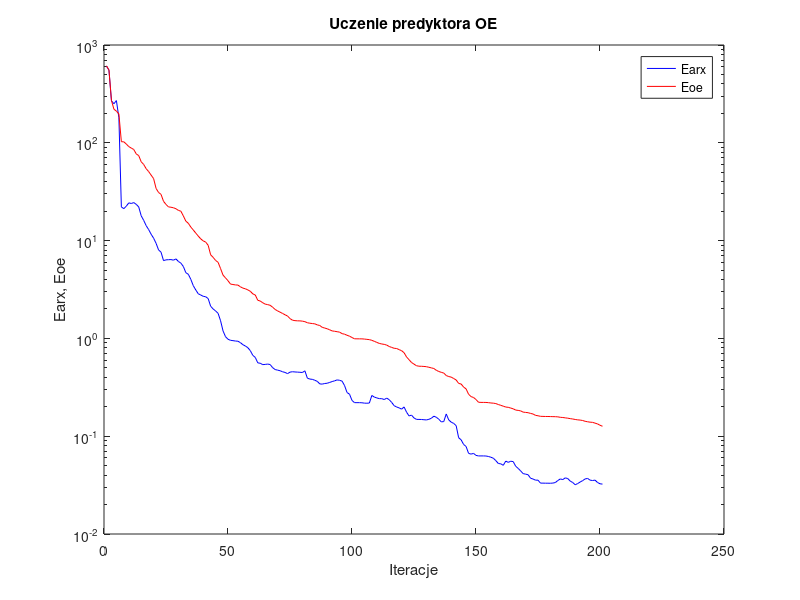
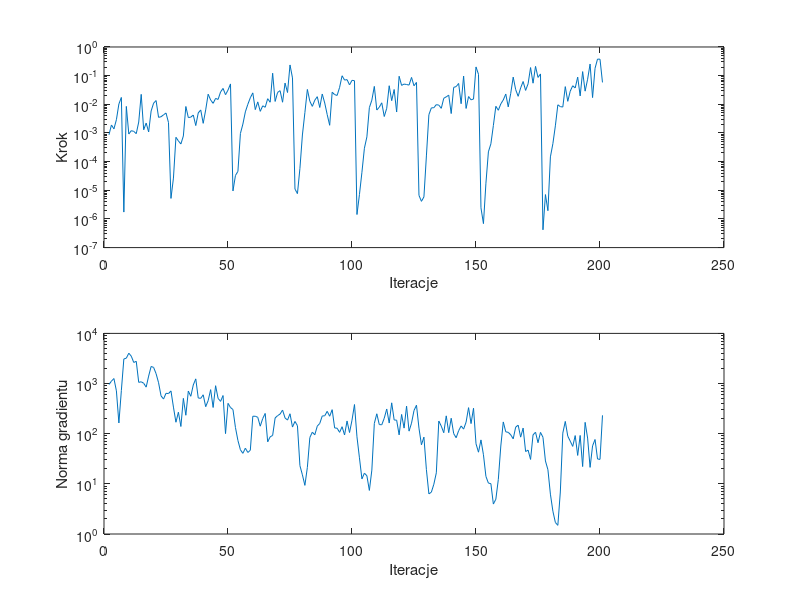

The MATLAB source for these figures, in order:
%uczenie predyktora oe
clear all;
n=0; farx(n+1)=6.092631e+002; foe(n+1)=6.129265e+002; wspucz(n+1)=0.000000e+000; ng(n+1)=0.000000e+000;
%odnowa zmiennej metryki
n=1; farx(n+1)=5.528849e+002; foe(n+1)=5.546921e+002; krok(n+1)=8.640164e-004; ng(n+1)=9.566891e+002;
n=2; farx(n+1)=2.688157e+002; foe(n+1)=2.714946e+002; krok(n+1)=1.897913e-003; ng(n+1)=1.116712e+003;
n=3; farx(n+1)=2.509383e+002; foe(n+1)=2.204662e+002; krok(n+1)=1.387045e-003; ng(n+1)=1.259032e+003;
n=4; farx(n+1)=2.700805e+002; foe(n+1)=2.109313e+002; krok(n+1)=2.900817e-003; ng(n+1)=7.151164e+002;
n=5; farx(n+1)=1.808504e+002; foe(n+1)=1.972597e+002; krok(n+1)=1.023953e-002; ng(n+1)=1.636591e+002;
n=6; farx(n+1)=2.210280e+001; foe(n+1)=1.025855e+002; krok(n+1)=1.734789e-002; ng(n+1)=7.284423e+002;
n=7; farx(n+1)=2.122399e+001; foe(n+1)=1.023482e+002; krok(n+1)=1.734867e-006; ng(n+1)=3.091848e+003;
n=8; farx(n+1)=2.251294e+001; foe(n+1)=9.708456e+001; krok(n+1)=8.442897e-003; ng(n+1)=3.206022e+003;
n=9; farx(n+1)=2.431476e+001; foe(n+1)=9.141755e+001; krok(n+1)=9.152390e-004; ng(n+1)=4.029378e+003;
n=10; farx(n+1)=2.395700e+001; foe(n+1)=8.833742e+001; krok(n+1)=1.203191e-003; ng(n+1)=3.515081e+003;
n=11; farx(n+1)=2.447586e+001; foe(n+1)=8.541065e+001; krok(n+1)=1.134879e-003; ng(n+1)=2.631497e+003;
n=12; farx(n+1)=2.347922e+001; foe(n+1)=7.699494e+001; krok(n+1)=9.447947e-004; ng(n+1)=2.779464e+003;
n=13; farx(n+1)=2.208905e+001; foe(n+1)=7.394530e+001; krok(n+1)=2.403018e-003; ng(n+1)=1.055579e+003;
n=14; farx(n+1)=1.793609e+001; foe(n+1)=6.393778e+001; krok(n+1)=2.223039e-002; ng(n+1)=1.084808e+003;
n=15; farx(n+1)=1.610788e+001; foe(n+1)=6.005385e+001; krok(n+1)=1.291963e-003; ng(n+1)=1.013375e+003;
n=16; farx(n+1)=1.422200e+001; foe(n+1)=5.436526e+001; krok(n+1)=2.216378e-003; ng(n+1)=8.476287e+002;
n=17; farx(n+1)=1.296407e+001; foe(n+1)=5.081022e+001; krok(n+1)=1.088038e-003; ng(n+1)=1.409000e+003;
n=18; farx(n+1)=1.162132e+001; foe(n+1)=4.672261e+001; krok(n+1)=5.829338e-003; ng(n+1)=2.190359e+003;
n=19; farx(n+1)=1.058865e+001; foe(n+1)=4.306545e+001; krok(n+1)=1.095618e-002; ng(n+1)=2.098171e+003;
n=20; farx(n+1)=9.381054e+000; foe(n+1)=3.415856e+001; krok(n+1)=1.350758e-002; ng(n+1)=1.574272e+003;
n=21; farx(n+1)=8.032400e+000; foe(n+1)=3.105688e+001; krok(n+1)=3.499183e-003; ng(n+1)=1.039446e+003;
n=22; farx(n+1)=7.611306e+000; foe(n+1)=2.970311e+001; krok(n+1)=3.683227e-003; ng(n+1)=5.682250e+002;
n=23; farx(n+1)=6.241360e+000; foe(n+1)=2.520693e+001; krok(n+1)=4.282255e-003; ng(n+1)=4.907383e+002;
n=24; farx(n+1)=6.357011e+000; foe(n+1)=2.343909e+001; krok(n+1)=4.969696e-003; ng(n+1)=6.391937e+002;
n=25; farx(n+1)=6.379319e+000; foe(n+1)=2.211730e+001; krok(n+1)=2.316587e-003; ng(n+1)=6.306399e+002;
%odnowa zmiennej metryki
n=26; farx(n+1)=6.398439e+000; foe(n+1)=2.193811e+001; krok(n+1)=5.201888e-006; ng(n+1)=7.129406e+002;
n=27; farx(n+1)=6.309762e+000; foe(n+1)=2.166219e+001; krok(n+1)=2.663711e-005; ng(n+1)=3.386705e+002;
n=28; farx(n+1)=6.502778e+000; foe(n+1)=2.118378e+001; krok(n+1)=7.045398e-004; ng(n+1)=1.692636e+002;
n=29; farx(n+1)=6.120514e+000; foe(n+1)=2.037003e+001; krok(n+1)=5.277180e-004; ng(n+1)=2.682202e+002;
n=30; farx(n+1)=5.880012e+000; foe(n+1)=1.996898e+001; krok(n+1)=4.129136e-004; ng(n+1)=1.392379e+002;
n=31; farx(n+1)=5.437367e+000; foe(n+1)=1.786984e+001; krok(n+1)=7.851750e-004; ng(n+1)=5.065754e+002;
n=32; farx(n+1)=4.695133e+000; foe(n+1)=1.580590e+001; krok(n+1)=8.383236e-003; ng(n+1)=2.332136e+002;
n=33; farx(n+1)=4.527242e+000; foe(n+1)=1.503491e+001; krok(n+1)=3.446556e-003; ng(n+1)=7.072398e+002;
n=34; farx(n+1)=4.018798e+000; foe(n+1)=1.375458e+001; krok(n+1)=3.559503e-003; ng(n+1)=5.569651e+002;
n=35; farx(n+1)=3.461583e+000; foe(n+1)=1.284650e+001; krok(n+1)=4.234033e-003; ng(n+1)=9.375614e+002;
n=36; farx(n+1)=3.129582e+000; foe(n+1)=1.193436e+001; krok(n+1)=1.812955e-003; ng(n+1)=1.239289e+003;
n=37; farx(n+1)=2.861755e+000; foe(n+1)=1.113199e+001; krok(n+1)=5.000456e-003; ng(n+1)=5.156715e+002;
n=38; farx(n+1)=2.776989e+000; foe(n+1)=1.041596e+001; krok(n+1)=6.349841e-003; ng(n+1)=5.066059e+002;
n=39; farx(n+1)=2.695880e+000; foe(n+1)=9.938823e+000; krok(n+1)=2.168540e-003; ng(n+1)=5.965913e+002;
n=40; farx(n+1)=2.665901e+000; foe(n+1)=9.656283e+000; krok(n+1)=6.374691e-003; ng(n+1)=3.457276e+002;
n=41; farx(n+1)=2.555406e+000; foe(n+1)=8.957055e+000; krok(n+1)=2.251094e-002; ng(n+1)=4.566646e+002;
n=42; farx(n+1)=2.132915e+000; foe(n+1)=7.156177e+000; krok(n+1)=1.417782e-002; ng(n+1)=7.558912e+002;
n=43; farx(n+1)=2.000943e+000; foe(n+1)=6.744608e+000; krok(n+1)=1.080144e-002; ng(n+1)=3.331800e+002;
n=44; farx(n+1)=1.907982e+000; foe(n+1)=6.269047e+000; krok(n+1)=1.605804e-002; ng(n+1)=9.058762e+002;
n=45; farx(n+1)=1.805140e+000; foe(n+1)=6.000418e+000; krok(n+1)=1.479563e-002; ng(n+1)=5.064764e+002;
n=46; farx(n+1)=1.516226e+000; foe(n+1)=5.175989e+000; krok(n+1)=2.691279e-002; ng(n+1)=4.411854e+002;
n=47; farx(n+1)=1.192314e+000; foe(n+1)=4.434380e+000; krok(n+1)=3.586741e-002; ng(n+1)=5.766015e+002;
n=48; farx(n+1)=1.040748e+000; foe(n+1)=4.156488e+000; krok(n+1)=2.165649e-002; ng(n+1)=1.003956e+002;
n=49; farx(n+1)=9.803534e-001; foe(n+1)=3.890071e+000; krok(n+1)=3.128605e-002; ng(n+1)=4.027565e+002;
n=50; farx(n+1)=9.563626e-001; foe(n+1)=3.594331e+000; krok(n+1)=5.140248e-002; ng(n+1)=3.331119e+002;
%odnowa zmiennej metryki
n=51; farx(n+1)=9.487934e-001; foe(n+1)=3.556249e+000; krok(n+1)=9.479621e-006; ng(n+1)=3.031989e+002;
n=52; farx(n+1)=9.399559e-001; foe(n+1)=3.522068e+000; krok(n+1)=3.282609e-005; ng(n+1)=1.330800e+002;
n=53; farx(n+1)=9.357096e-001; foe(n+1)=3.510007e+000; krok(n+1)=4.565415e-005; ng(n+1)=7.325400e+001;
n=54; farx(n+1)=9.050667e-001; foe(n+1)=3.370042e+000; krok(n+1)=9.578186e-004; ng(n+1)=4.784427e+001;
n=55; farx(n+1)=8.623359e-001; foe(n+1)=3.267526e+000; krok(n+1)=2.038825e-003; ng(n+1)=4.057163e+001;
n=56; farx(n+1)=8.364633e-001; foe(n+1)=3.217112e+000; krok(n+1)=5.457942e-003; ng(n+1)=5.137621e+001;
n=57; farx(n+1)=8.036032e-001; foe(n+1)=3.132332e+000; krok(n+1)=1.000726e-002; ng(n+1)=4.227170e+001;
n=58; farx(n+1)=7.488679e-001; foe(n+1)=3.031609e+000; krok(n+1)=1.693613e-002; ng(n+1)=4.674119e+001;
n=59; farx(n+1)=6.713601e-001; foe(n+1)=2.853689e+000; krok(n+1)=2.502768e-002; ng(n+1)=2.228350e+002;
n=60; farx(n+1)=6.392333e-001; foe(n+1)=2.778447e+000; krok(n+1)=6.525058e-003; ng(n+1)=2.228259e+002;
n=61; farx(n+1)=5.623909e-001; foe(n+1)=2.454639e+000; krok(n+1)=1.214548e-002; ng(n+1)=2.122942e+002;
n=62; farx(n+1)=5.568886e-001; foe(n+1)=2.410865e+000; krok(n+1)=5.680993e-003; ng(n+1)=1.411807e+002;
n=63; farx(n+1)=5.394837e-001; foe(n+1)=2.316100e+000; krok(n+1)=8.855578e-003; ng(n+1)=2.005953e+002;
n=64; farx(n+1)=5.419546e-001; foe(n+1)=2.241308e+000; krok(n+1)=7.883344e-003; ng(n+1)=2.533495e+002;
n=65; farx(n+1)=5.465874e-001; foe(n+1)=2.215277e+000; krok(n+1)=1.567500e-002; ng(n+1)=6.877905e+001;
n=66; farx(n+1)=5.401732e-001; foe(n+1)=2.180353e+000; krok(n+1)=1.181377e-002; ng(n+1)=8.665250e+001;
n=67; farx(n+1)=5.021655e-001; foe(n+1)=2.083986e+000; krok(n+1)=1.214811e-001; ng(n+1)=9.234323e+001;
n=68; farx(n+1)=4.804766e-001; foe(n+1)=1.978053e+000; krok(n+1)=1.258748e-002; ng(n+1)=2.058165e+002;
n=69; farx(n+1)=4.736704e-001; foe(n+1)=1.909511e+000; krok(n+1)=2.598758e-002; ng(n+1)=2.290572e+002;
n=70; farx(n+1)=4.670993e-001; foe(n+1)=1.854873e+000; krok(n+1)=2.991958e-002; ng(n+1)=2.466447e+002;
n=71; farx(n+1)=4.558486e-001; foe(n+1)=1.799433e+000; krok(n+1)=1.181377e-002; ng(n+1)=2.961484e+002;
n=72; farx(n+1)=4.489994e-001; foe(n+1)=1.743951e+000; krok(n+1)=5.507794e-002; ng(n+1)=2.061870e+002;
n=73; farx(n+1)=4.362913e-001; foe(n+1)=1.694477e+000; krok(n+1)=2.578794e-002; ng(n+1)=1.867258e+002;
n=74; farx(n+1)=4.519760e-001; foe(n+1)=1.594167e+000; krok(n+1)=2.363480e-001; ng(n+1)=2.497561e+002;
n=75; farx(n+1)=4.563629e-001; foe(n+1)=1.535401e+000; krok(n+1)=8.333356e-002; ng(n+1)=1.356105e+002;
%odnowa zmiennej metryki
n=76; farx(n+1)=4.537831e-001; foe(n+1)=1.519452e+000; krok(n+1)=1.104492e-005; ng(n+1)=1.757508e+002;
n=77; farx(n+1)=4.522012e-001; foe(n+1)=1.512480e+000; krok(n+1)=7.651404e-006; ng(n+1)=1.446520e+002;
n=78; farx(n+1)=4.503020e-001; foe(n+1)=1.510684e+000; krok(n+1)=5.795515e-005; ng(n+1)=2.306888e+001;
n=79; farx(n+1)=4.480532e-001; foe(n+1)=1.501327e+000; krok(n+1)=8.503167e-004; ng(n+1)=1.512639e+001;
n=80; farx(n+1)=4.662022e-001; foe(n+1)=1.482930e+000; krok(n+1)=5.127954e-003; ng(n+1)=9.327877e+000;
n=81; farx(n+1)=3.920752e-001; foe(n+1)=1.445840e+000; krok(n+1)=3.300845e-002; ng(n+1)=2.129429e+001;
n=82; farx(n+1)=3.839475e-001; foe(n+1)=1.429691e+000; krok(n+1)=1.278285e-002; ng(n+1)=8.391021e+001;
n=83; farx(n+1)=3.813191e-001; foe(n+1)=1.418879e+000; krok(n+1)=8.471180e-003; ng(n+1)=1.071892e+002;
n=84; farx(n+1)=3.732296e-001; foe(n+1)=1.408892e+000; krok(n+1)=1.394089e-002; ng(n+1)=9.519486e+001;
n=85; farx(n+1)=3.637252e-001; foe(n+1)=1.374883e+000; krok(n+1)=1.842644e-002; ng(n+1)=1.416575e+002;
n=86; farx(n+1)=3.427132e-001; foe(n+1)=1.355053e+000; krok(n+1)=7.737158e-003; ng(n+1)=1.602451e+002;
n=87; farx(n+1)=3.409036e-001; foe(n+1)=1.297741e+000; krok(n+1)=2.284436e-002; ng(n+1)=2.255977e+002;
n=88; farx(n+1)=3.459280e-001; foe(n+1)=1.275907e+000; krok(n+1)=1.111520e-002; ng(n+1)=2.275741e+002;
n=89; farx(n+1)=3.478847e-001; foe(n+1)=1.254806e+000; krok(n+1)=4.375565e-003; ng(n+1)=2.791502e+002;
n=90; farx(n+1)=3.547395e-001; foe(n+1)=1.224387e+000; krok(n+1)=1.852313e-003; ng(n+1)=2.229575e+002;
n=91; farx(n+1)=3.620652e-001; foe(n+1)=1.192636e+000; krok(n+1)=2.633285e-002; ng(n+1)=3.015145e+002;
n=92; farx(n+1)=3.683208e-001; foe(n+1)=1.182629e+000; krok(n+1)=2.183177e-002; ng(n+1)=1.302613e+002;
n=93; farx(n+1)=3.764835e-001; foe(n+1)=1.170893e+000; krok(n+1)=2.038266e-002; ng(n+1)=1.285702e+002;
n=94; farx(n+1)=3.729203e-001; foe(n+1)=1.158989e+000; krok(n+1)=3.904156e-002; ng(n+1)=1.063990e+002;
n=95; farx(n+1)=3.656965e-001; foe(n+1)=1.118574e+000; krok(n+1)=9.907791e-002; ng(n+1)=1.378329e+002;
n=96; farx(n+1)=3.293192e-001; foe(n+1)=1.104660e+000; krok(n+1)=7.000904e-002; ng(n+1)=9.431521e+001;
n=97; farx(n+1)=2.795278e-001; foe(n+1)=1.076372e+000; krok(n+1)=7.266281e-002; ng(n+1)=1.793630e+002;
n=98; farx(n+1)=2.688946e-001; foe(n+1)=1.053857e+000; krok(n+1)=4.756755e-002; ng(n+1)=1.055577e+002;
n=99; farx(n+1)=2.322287e-001; foe(n+1)=1.020977e+000; krok(n+1)=6.864555e-002; ng(n+1)=1.858862e+002;
n=100; farx(n+1)=2.203911e-001; foe(n+1)=9.909924e-001; krok(n+1)=6.659479e-002; ng(n+1)=3.817091e+002;
%odnowa zmiennej metryki
n=101; farx(n+1)=2.203104e-001; foe(n+1)=9.900483e-001; krok(n+1)=1.426351e-006; ng(n+1)=8.673854e+001;
n=102; farx(n+1)=2.202869e-001; foe(n+1)=9.896742e-001; krok(n+1)=7.066537e-006; ng(n+1)=3.303840e+001;
n=103; farx(n+1)=2.197086e-001; foe(n+1)=9.892478e-001; krok(n+1)=4.244958e-005; ng(n+1)=1.254753e+001;
n=104; farx(n+1)=2.178246e-001; foe(n+1)=9.847214e-001; krok(n+1)=2.935517e-004; ng(n+1)=1.633626e+001;
n=105; farx(n+1)=2.173544e-001; foe(n+1)=9.777317e-001; krok(n+1)=7.286945e-004; ng(n+1)=1.449976e+001;
n=106; farx(n+1)=2.183849e-001; foe(n+1)=9.715049e-001; krok(n+1)=7.662549e-003; ng(n+1)=7.396537e+000;
n=107; farx(n+1)=2.609263e-001; foe(n+1)=9.559306e-001; krok(n+1)=1.394089e-002; ng(n+1)=1.879370e+001;
n=108; farx(n+1)=2.512276e-001; foe(n+1)=9.333800e-001; krok(n+1)=4.215364e-002; ng(n+1)=1.604023e+002;
n=109; farx(n+1)=2.462713e-001; foe(n+1)=9.103921e-001; krok(n+1)=6.303106e-003; ng(n+1)=2.495249e+002;
n=110; farx(n+1)=2.421765e-001; foe(n+1)=8.889615e-001; krok(n+1)=7.932207e-003; ng(n+1)=1.519106e+002;
n=111; farx(n+1)=2.419744e-001; foe(n+1)=8.771013e-001; krok(n+1)=1.127002e-002; ng(n+1)=1.506977e+002;
n=112; farx(n+1)=2.371057e-001; foe(n+1)=8.686218e-001; krok(n+1)=3.751501e-003; ng(n+1)=2.031246e+002;
n=113; farx(n+1)=2.451900e-001; foe(n+1)=8.539657e-001; krok(n+1)=7.251821e-003; ng(n+1)=3.107638e+002;
n=114; farx(n+1)=2.361233e-001; foe(n+1)=8.267367e-001; krok(n+1)=4.446078e-002; ng(n+1)=1.631670e+002;
n=115; farx(n+1)=2.214406e-001; foe(n+1)=8.087843e-001; krok(n+1)=1.340015e-002; ng(n+1)=4.126661e+002;
n=116; farx(n+1)=2.051772e-001; foe(n+1)=7.926411e-001; krok(n+1)=3.285344e-002; ng(n+1)=1.879030e+002;
n=117; farx(n+1)=1.988743e-001; foe(n+1)=7.881520e-001; krok(n+1)=5.381741e-003; ng(n+1)=1.860752e+002;
n=118; farx(n+1)=1.948524e-001; foe(n+1)=7.676544e-001; krok(n+1)=9.515193e-002; ng(n+1)=9.475425e+001;
n=119; farx(n+1)=1.891159e-001; foe(n+1)=7.490624e-001; krok(n+1)=4.568872e-002; ng(n+1)=2.421225e+002;
n=120; farx(n+1)=1.992027e-001; foe(n+1)=7.135493e-001; krok(n+1)=5.082412e-002; ng(n+1)=1.292595e+002;
n=121; farx(n+1)=1.759727e-001; foe(n+1)=6.458750e-001; krok(n+1)=4.904612e-002; ng(n+1)=3.545182e+002;
n=122; farx(n+1)=1.611542e-001; foe(n+1)=6.054648e-001; krok(n+1)=4.679730e-002; ng(n+1)=1.124376e+002;
n=123; farx(n+1)=1.642926e-001; foe(n+1)=5.671490e-001; krok(n+1)=8.662598e-002; ng(n+1)=1.622407e+002;
n=124; farx(n+1)=1.537328e-001; foe(n+1)=5.456511e-001; krok(n+1)=4.438543e-002; ng(n+1)=2.900183e+002;
n=125; farx(n+1)=1.485550e-001; foe(n+1)=5.255023e-001; krok(n+1)=5.793922e-002; ng(n+1)=3.699420e+002;
%odnowa zmiennej metryki
n=126; farx(n+1)=1.484669e-001; foe(n+1)=5.195323e-001; krok(n+1)=6.649354e-006; ng(n+1)=1.289320e+002;
n=127; farx(n+1)=1.482591e-001; foe(n+1)=5.188092e-001; krok(n+1)=4.111814e-006; ng(n+1)=6.013628e+001;
n=128; farx(n+1)=1.474110e-001; foe(n+1)=5.167470e-001; krok(n+1)=5.876381e-006; ng(n+1)=8.540212e+001;
n=129; farx(n+1)=1.466751e-001; foe(n+1)=5.138134e-001; krok(n+1)=1.581535e-004; ng(n+1)=1.918979e+001;
n=130; farx(n+1)=1.488223e-001; foe(n+1)=5.067720e-001; krok(n+1)=4.342738e-003; ng(n+1)=6.312728e+000;
n=131; farx(n+1)=1.526043e-001; foe(n+1)=4.997038e-001; krok(n+1)=7.505960e-003; ng(n+1)=6.833944e+000;
n=132; farx(n+1)=1.602093e-001; foe(n+1)=4.923290e-001; krok(n+1)=7.609550e-003; ng(n+1)=9.817329e+000;
n=133; farx(n+1)=1.561727e-001; foe(n+1)=4.720192e-001; krok(n+1)=9.732535e-003; ng(n+1)=1.660031e+001;
n=134; farx(n+1)=1.490982e-001; foe(n+1)=4.587822e-001; krok(n+1)=9.356732e-003; ng(n+1)=1.789328e+002;
n=135; farx(n+1)=1.401075e-001; foe(n+1)=4.499041e-001; krok(n+1)=7.242402e-003; ng(n+1)=1.415141e+002;
n=136; farx(n+1)=1.411510e-001; foe(n+1)=4.421466e-001; krok(n+1)=1.625772e-002; ng(n+1)=1.045489e+002;
n=137; farx(n+1)=1.688670e-001; foe(n+1)=4.173394e-001; krok(n+1)=1.818608e-002; ng(n+1)=2.268696e+002;
n=138; farx(n+1)=1.467730e-001; foe(n+1)=4.072648e-001; krok(n+1)=2.085765e-002; ng(n+1)=1.049417e+002;
n=139; farx(n+1)=1.391575e-001; foe(n+1)=4.020978e-001; krok(n+1)=4.756638e-003; ng(n+1)=2.033590e+002;
n=140; farx(n+1)=1.351820e-001; foe(n+1)=3.889017e-001; krok(n+1)=3.897540e-002; ng(n+1)=1.004190e+002;
n=141; farx(n+1)=1.281568e-001; foe(n+1)=3.759318e-001; krok(n+1)=4.149438e-002; ng(n+1)=8.308231e+001;
n=142; farx(n+1)=9.641265e-002; foe(n+1)=3.465157e-001; krok(n+1)=5.335388e-002; ng(n+1)=1.149232e+002;
n=143; farx(n+1)=9.186231e-002; foe(n+1)=3.418669e-001; krok(n+1)=1.048565e-002; ng(n+1)=1.427776e+002;
n=144; farx(n+1)=8.235567e-002; foe(n+1)=3.179765e-001; krok(n+1)=9.668121e-002; ng(n+1)=1.234671e+002;
n=145; farx(n+1)=7.854475e-002; foe(n+1)=3.048006e-001; krok(n+1)=7.163682e-003; ng(n+1)=1.697666e+002;
n=146; farx(n+1)=6.679883e-002; foe(n+1)=2.686205e-001; krok(n+1)=1.863422e-002; ng(n+1)=3.307825e+002;
n=147; farx(n+1)=6.557355e-002; foe(n+1)=2.540473e-001; krok(n+1)=1.432529e-002; ng(n+1)=1.590983e+002;
n=148; farx(n+1)=6.672392e-002; foe(n+1)=2.488997e-001; krok(n+1)=1.525264e-002; ng(n+1)=3.220774e+002;
n=149; farx(n+1)=6.366457e-002; foe(n+1)=2.371472e-001; krok(n+1)=2.013997e-001; ng(n+1)=6.308048e+001;
n=150; farx(n+1)=6.284768e-002; foe(n+1)=2.224029e-001; krok(n+1)=1.115271e-001; ng(n+1)=4.279257e+001;
%odnowa zmiennej metryki
n=151; farx(n+1)=6.286868e-002; foe(n+1)=2.216568e-001; krok(n+1)=2.443179e-006; ng(n+1)=7.522035e+001;
n=152; farx(n+1)=6.286497e-002; foe(n+1)=2.215945e-001; krok(n+1)=6.863379e-007; ng(n+1)=3.804428e+001;
n=153; farx(n+1)=6.273984e-002; foe(n+1)=2.214213e-001; krok(n+1)=1.766648e-005; ng(n+1)=1.406940e+001;
n=154; farx(n+1)=6.204859e-002; foe(n+1)=2.203481e-001; krok(n+1)=2.197532e-004; ng(n+1)=1.034413e+001;
n=155; farx(n+1)=6.093533e-002; foe(n+1)=2.186165e-001; krok(n+1)=4.175751e-004; ng(n+1)=1.009461e+001;
n=156; farx(n+1)=5.954218e-002; foe(n+1)=2.176871e-001; krok(n+1)=1.812955e-003; ng(n+1)=3.956646e+000;
n=157; farx(n+1)=5.626195e-002; foe(n+1)=2.155450e-001; krok(n+1)=8.516524e-003; ng(n+1)=4.940381e+000;
n=158; farx(n+1)=5.259464e-002; foe(n+1)=2.108806e-001; krok(n+1)=6.192369e-003; ng(n+1)=1.223672e+001;
n=159; farx(n+1)=5.217644e-002; foe(n+1)=2.068550e-001; krok(n+1)=1.034736e-002; ng(n+1)=5.677645e+001;
n=160; farx(n+1)=5.041533e-002; foe(n+1)=2.027696e-001; krok(n+1)=1.417782e-002; ng(n+1)=1.716466e+002;
n=161; farx(n+1)=5.565527e-002; foe(n+1)=1.987081e-001; krok(n+1)=2.280046e-002; ng(n+1)=1.089789e+002;
n=162; farx(n+1)=5.400702e-002; foe(n+1)=1.973779e-001; krok(n+1)=8.128862e-003; ng(n+1)=1.064861e+002;
n=163; farx(n+1)=5.547129e-002; foe(n+1)=1.939671e-001; krok(n+1)=2.410544e-002; ng(n+1)=9.504328e+001;
n=164; farx(n+1)=5.498914e-002; foe(n+1)=1.905898e-001; krok(n+1)=8.892157e-002; ng(n+1)=7.896562e+001;
n=165; farx(n+1)=4.933049e-002; foe(n+1)=1.850551e-001; krok(n+1)=3.243320e-002; ng(n+1)=1.354052e+002;
n=166; farx(n+1)=4.685440e-002; foe(n+1)=1.836126e-001; krok(n+1)=1.899071e-002; ng(n+1)=1.479437e+002;
n=167; farx(n+1)=4.416506e-002; foe(n+1)=1.815047e-001; krok(n+1)=3.730542e-002; ng(n+1)=8.542467e+001;
n=168; farx(n+1)=4.146798e-002; foe(n+1)=1.763173e-001; krok(n+1)=6.239635e-002; ng(n+1)=1.295688e+002;
n=169; farx(n+1)=4.092114e-002; foe(n+1)=1.751016e-001; krok(n+1)=3.052860e-002; ng(n+1)=4.408242e+001;
n=170; farx(n+1)=4.036887e-002; foe(n+1)=1.739449e-001; krok(n+1)=5.184392e-002; ng(n+1)=4.705987e+001;
n=171; farx(n+1)=3.718309e-002; foe(n+1)=1.709682e-001; krok(n+1)=1.913888e-001; ng(n+1)=3.067879e+001;
n=172; farx(n+1)=3.649446e-002; foe(n+1)=1.686590e-001; krok(n+1)=5.455281e-002; ng(n+1)=9.486030e+001;
n=173; farx(n+1)=3.552890e-002; foe(n+1)=1.633296e-001; krok(n+1)=2.106628e-001; ng(n+1)=1.070405e+002;
n=174; farx(n+1)=3.552888e-002; foe(n+1)=1.618158e-001; krok(n+1)=8.662598e-002; ng(n+1)=6.613268e+001;
n=175; farx(n+1)=3.313583e-002; foe(n+1)=1.596636e-001; krok(n+1)=1.146023e-001; ng(n+1)=1.060392e+002;
%odnowa zmiennej metryki
n=176; farx(n+1)=3.313456e-002; foe(n+1)=1.594226e-001; krok(n+1)=4.178525e-007; ng(n+1)=8.497093e+001;
n=177; farx(n+1)=3.307692e-002; foe(n+1)=1.590970e-001; krok(n+1)=7.084991e-006; ng(n+1)=2.858028e+001;
n=178; farx(n+1)=3.307196e-002; foe(n+1)=1.590562e-001; krok(n+1)=1.936574e-006; ng(n+1)=1.913204e+001;
n=179; farx(n+1)=3.302648e-002; foe(n+1)=1.587907e-001; krok(n+1)=1.465395e-004; ng(n+1)=6.230912e+000;
n=180; farx(n+1)=3.317386e-002; foe(n+1)=1.585063e-001; krok(n+1)=4.235557e-004; ng(n+1)=2.853084e+000;
n=181; farx(n+1)=3.359165e-002; foe(n+1)=1.583105e-001; krok(n+1)=1.772228e-003; ng(n+1)=1.700295e+000;
n=182; farx(n+1)=3.524669e-002; foe(n+1)=1.576872e-001; krok(n+1)=9.612071e-003; ng(n+1)=1.488830e+000;
n=183; farx(n+1)=3.655809e-002; foe(n+1)=1.560096e-001; krok(n+1)=8.300976e-003; ng(n+1)=6.885547e+000;
n=184; farx(n+1)=3.601763e-002; foe(n+1)=1.553408e-001; krok(n+1)=8.029022e-003; ng(n+1)=1.026987e+002;
n=185; farx(n+1)=3.750706e-002; foe(n+1)=1.540420e-001; krok(n+1)=4.138006e-002; ng(n+1)=1.757400e+002;
n=186; farx(n+1)=3.688956e-002; foe(n+1)=1.528425e-001; krok(n+1)=1.270603e-002; ng(n+1)=8.937892e+001;
n=187; farx(n+1)=3.473496e-002; foe(n+1)=1.512607e-001; krok(n+1)=2.876670e-002; ng(n+1)=7.099511e+001;
n=188; farx(n+1)=3.361987e-002; foe(n+1)=1.499418e-001; krok(n+1)=4.438543e-002; ng(n+1)=5.580190e+001;
n=189; farx(n+1)=3.186881e-002; foe(n+1)=1.482809e-001; krok(n+1)=3.715822e-002; ng(n+1)=9.175731e+001;
n=190; farx(n+1)=3.280893e-002; foe(n+1)=1.469393e-001; krok(n+1)=8.877087e-002; ng(n+1)=3.687511e+001;
n=191; farx(n+1)=3.399857e-002; foe(n+1)=1.461884e-001; krok(n+1)=1.958773e-002; ng(n+1)=9.229465e+001;
n=192; farx(n+1)=3.513716e-002; foe(n+1)=1.447231e-001; krok(n+1)=1.383675e-001; ng(n+1)=2.212351e+001;
n=193; farx(n+1)=3.656520e-002; foe(n+1)=1.420559e-001; krok(n+1)=2.876670e-002; ng(n+1)=1.684415e+002;
n=194; farx(n+1)=3.702026e-002; foe(n+1)=1.405011e-001; krok(n+1)=7.478469e-002; ng(n+1)=8.188154e+001;
n=195; farx(n+1)=3.553639e-002; foe(n+1)=1.391710e-001; krok(n+1)=2.543102e-001; ng(n+1)=2.130521e+001;
n=196; farx(n+1)=3.522342e-002; foe(n+1)=1.385565e-001; krok(n+1)=1.715934e-002; ng(n+1)=5.719117e+001;
n=197; farx(n+1)=3.556291e-002; foe(n+1)=1.360235e-001; krok(n+1)=1.802050e-001; ng(n+1)=7.664236e+001;
n=198; farx(n+1)=3.363477e-002; foe(n+1)=1.335881e-001; krok(n+1)=3.780408e-001; ng(n+1)=3.135228e+001;
n=199; farx(n+1)=3.262476e-002; foe(n+1)=1.294292e-001; krok(n+1)=3.743784e-001; ng(n+1)=3.071955e+001;
n=200; farx(n+1)=3.236993e-002; foe(n+1)=1.263938e-001; krok(n+1)=5.801457e-002; ng(n+1)=2.324283e+002;

figure; semilogy(farx,'b'); hold on; semilogy(foe,'r'); xlabel('Iteracje'); ylabel('Earx, Eoe'); legend('Earx','Eoe'); title('Uczenie predyktora OE');
figure; subplot(2,1,1); semilogy(krok); xlabel('Iteracje'); ylabel('Krok');
subplot(2,1,2); semilogy(ng); xlabel('Iteracje'); ylabel('Norma gradientu');
Earx=farx(n+1)
Eoe=foe(n+1)
